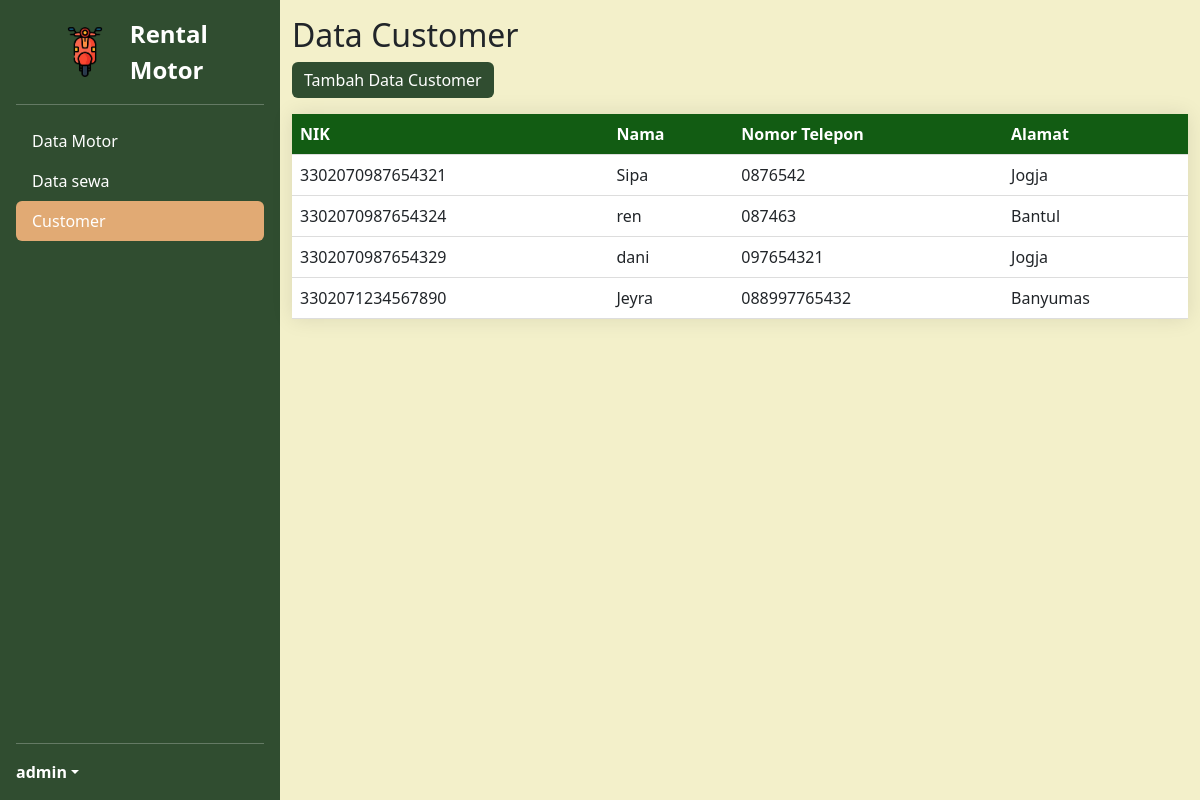
The app's page /index.php/customer with its own data.
### tables this page shows
CREATE TABLE `customer` (
  `NIK` varchar(16) NOT NULL,
  `Nama` varchar(100) NOT NULL,
  `Nomor_Telepon` varchar(13) NOT NULL,
  `Alamat` varchar(100) NOT NULL
);

### application/controllers/Customer.php (called while the page is built, shortened)
<?php
class Customer extends CI_Controller {
    function __construct()
    {
        $this->load->model('M_customer');
    }
    public function index()
    {
        $data['customer_data'] = $this->M_customer->get_customer();
        $this->load->view('customer', $data);
    }
}

### index.php (called while the page is built, shortened)
<?php
require_once BASEPATH.'core/CodeIgniter.php';

### application/models/M_customer.php (called while the page is built, shortened)
<?php
class M_customer extends CI_Model {
    public function get_customer($nik = '') {
        if ($nik == '') {
            return $this->db->get('customer')->result();
        } else {
            $this->db->wherre('NIK', $nik);
            return $this->db->get('custome')->result();
        }
    }
}

### application/views/customer.php (the view, shortened to what this page needs)
<?php
$active_page = 'customer';
?>
<!DOCTYPE html>
<html lang="en">
<head>
    <link href="https://cdn.jsdelivr.net/npm/bootstrap@5.3.0/dist/css/bootstrap.min.css" rel="stylesheet">
</head>
<body class="d-flex">
    <div class="d-flex flex-column flex-shrink-0 p-3 text-bg-dark" style="width: 280px; min-height: 100vh;">
        <a href="/" class="d-flex align-items-center mb-3 mb-md-0 me-md-auto text-white text-decoration-none">
            <svg class="bi pe-none me-2" width="40" height="32"><use xlink:href="#bootstrap"></use></svg>
            <span class="fs-4 ">
            <img src="/project_uas/assets/logomotor.png" alt="Logo" width="50" height="50">
            Rental Motor
            </span>
        </a>
        <hr>
        <ul class="nav nav-pills flex-column mb-auto">
            <li class="nav-item">
                <a href="<?php echo base_url('index.php/data_motor'); ?>" class="nav-link text-white">Data Motor</a>
            </li>
            <li class="nav-item">
                <a href="<?php echo base_url('index.php/sewa'); ?>" class="nav-link text-white">Data sewa</a>
            </li>
            <li class="nav-item">
                <a href="<?php echo base_url('index.php/customer'); ?>" class="nav-link text-white <?php echo ($active_page == 'customer') ? 'active' : ''; ?>">Customer</a>
            </li>
        </ul>
        <hr>
        <div class="dropdown">
            <a href="#" class="d-flex align-items-center text-white text-decoration-none dropdown-toggle" data-bs-toggle="dropdown" aria-expanded="false">
                <strong>admin</strong>
            </a>
        </div>
    </div>
    <div class="container mt-3">
        <h2>Data Customer</h2>
        <a href="<?php echo base_url('index.php/customer/tambah'); ?>" class="btn btn-tambah mb-3">Tambah Data Customer</a>
        <table class="table">
            <thead>
                <tr>
                    <th>NIK</th>
                    <th>Nama</th>
                    <th>Nomor Telepon</th>
                    <th>Alamat</th>
                </tr>
            </thead>
            <tbody>
                <?php foreach ($customer_data as $customer): ?>
                    <tr>
                        <td><?php echo $customer->NIK; ?></td>
                        <td><?php echo $customer->Nama; ?></td>
                        <td><?php echo $customer->Nomor_Telepon; ?></td>
                        <td><?php echo $customer->Alamat; ?></td>
                    </tr>
                <?php endforeach; ?>
            </tbody>
        </table>
    </div>
</body>
</html>

### application/views/customer.php (style rules this page uses)
.nav-link.active { background-color: #E1AA74 !important; color: #fff !important; }
body { background-color: #F3F0CA; }
.fs-4 { display: flex; align-items: center; font-weight: bold; font-size: 1.2rem; }
.fs-4 img { margin-right: 20px; vertical-align: middle; }
.text-bg-dark { background-color: #304D30 !important; color: #ffffff !important; }
table { width: 100%; border-collapse: collapse; margin-bottom: 1rem; background-color: #125C13 !important; box-shadow: 0 0 20px rgba(0, 0, 0, 0.1); }
th, td { padding: 12px 15px; text-align: left; border-bottom: 1px solid #ddd; }
th { background-color: #125C13 !important; color: #fff !important; font-weight: bold; }
.btn-tambah { background-color: #304D30; color: #fff; border: none; }

### records on screen
customer: NIK "3302070987654321", Nama "Sipa", Nomor_Telepon "0876542", Alamat "Jogja"
customer: NIK "3302070987654324", Nama "ren", Nomor_Telepon "087463", Alamat "Bantul"
customer: NIK "3302070987654329", Nama "dani", Nomor_Telepon "097654321", Alamat "Jogja"
customer: NIK "3302071234567890", Nama "Jeyra", Nomor_Telepon "088997765432", Alamat "Banyumas"
